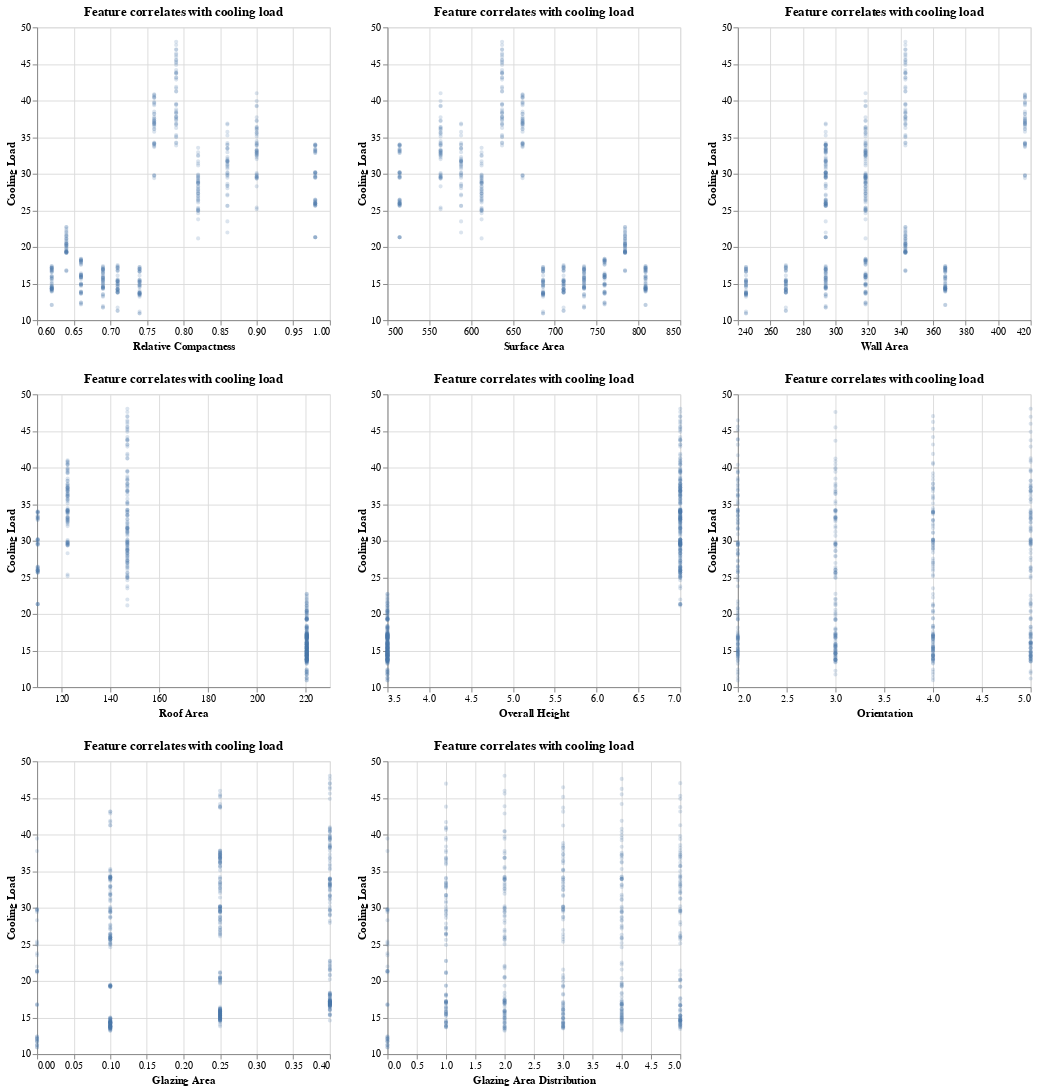

The notebook cell this image was saved under:
### Code cell
scatter2 = alt.Chart(train_df,
                    title = 'Feature correlates with cooling load').mark_point(opacity = 0.2,
                                       size = 5).encode(
    alt.X (alt.repeat(),
           type = 'quantitative',
           scale = alt.Scale(zero = False)),
    alt.Y('Cooling Load',
          scale = alt.Scale(zero = False))
    ).properties(
    width = 300,
    height = 300
    ).repeat(
    repeat = feats,
        columns = 3
    )
scatter2

### Figure 1 — Vega-Lite specification as saved in the notebook (floating-point values rounded to 4 significant figures; data arrays with more than 128 entries replaced by an {"elided": "..."} marker saying what was removed)
{"$schema": "https://vega.github.io/schema/vega-lite/v4.17.0.json", "columns": 3, "config": {"view": {"continuousHeight": 300, "continuousWidth": 400}}, "datasets": {"data-6f853e7087029a474ca9fa67d7e519bb": {"elided": "537 records"}}, "repeat": ["Relative Compactness", "Surface Area", "Wall Area", "Roof Area", "Overall Height", "Orientation", "Glazing Area", "Glazing Area Distribution"], "spec": {"data": {"name": "data-6f853e7087029a474ca9fa67d7e519bb"}, "encoding": {"x": {"field": {"repeat": "repeat"}, "scale": {"zero": false}, "type": "quantitative"}, "y": {"field": "Cooling Load", "scale": {"zero": false}, "type": "quantitative"}}, "height": 300, "mark": {"opacity": 0.2, "size": 5, "type": "point"}, "title": "Feature correlates with cooling load", "width": 300}}
